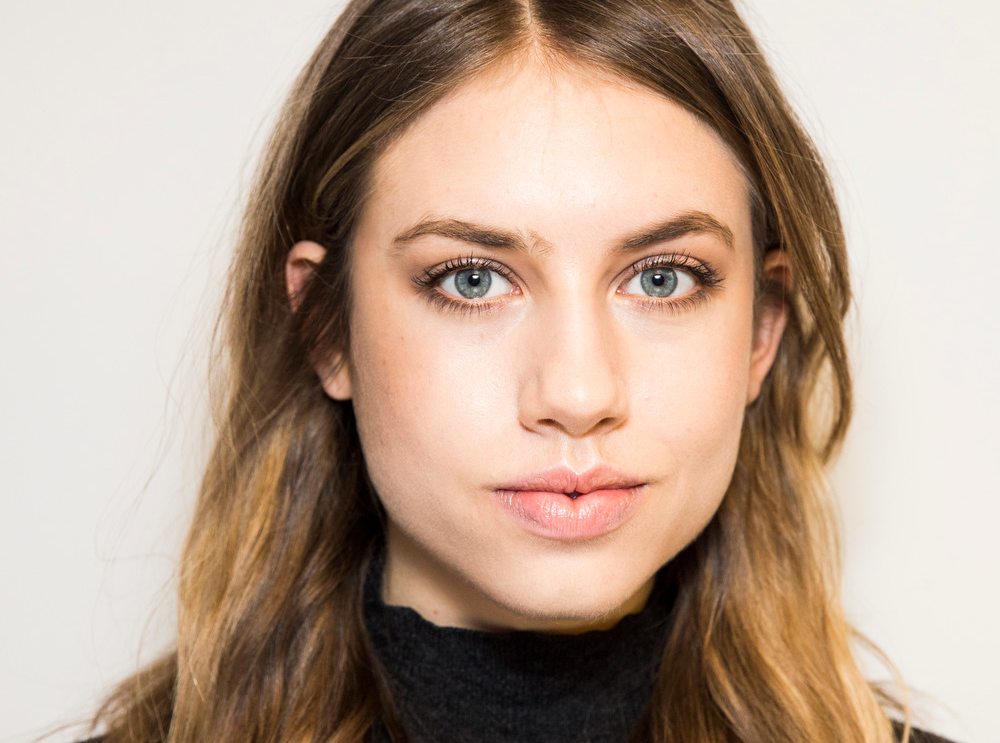
#> input picture images/face2.png, 1000 x 743 px, given in place of ragaa.jpeg, which was not available
$ python FrameOnImage.py
#> lines starting #> are read from the running program, lines starting #| are printed output that depends on the picture; after the words box and inside, x2 and y2 are one past the last pixel; in counts of white or black regions, pixels touching at a corner belong together; pictures that were not available may be replaced by others from this repository, and a replacement may not be noted
# -*- coding: utf-8 -*-
"""
Created on Mon Jun  7 02:16:59 2021

@author: Ragaa
"""
import cv2
import numpy as np

face_cascade = cv2.CascadeClassifier('haarcascade_frontalface_default.xml')
eye_cascade = cv2.CascadeClassifier('haarcascade_eye.xml')

image = cv2.imread("ragaa.jpeg")
#> image is the input picture: shape (743, 1000, 3); mean B, G, R 146.7, 163.4, 185.6
glass_img = cv2.imread('glasses.png')
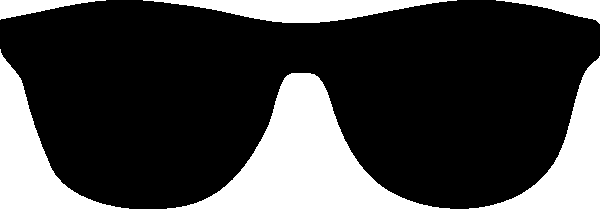
#> input picture glasses.png, 600 x 209 px
#> glass_img is the input picture: shape (209, 600, 3); 25.8% white; 6 white regions, box (x1, y1, x2, y2) and area: (167, 73, 450, 209) 13786, (0, 49, 129, 209) 6510, (469, 56, 600, 209) 6171, (143, 0, 457, 23) 3927, (496, 0, 600, 24) 1010, (0, 0, 106, 20) 977
#cap = cv2.VideoCapture(0)
gray = cv2.cvtColor(image, cv2.COLOR_BGR2GRAY)
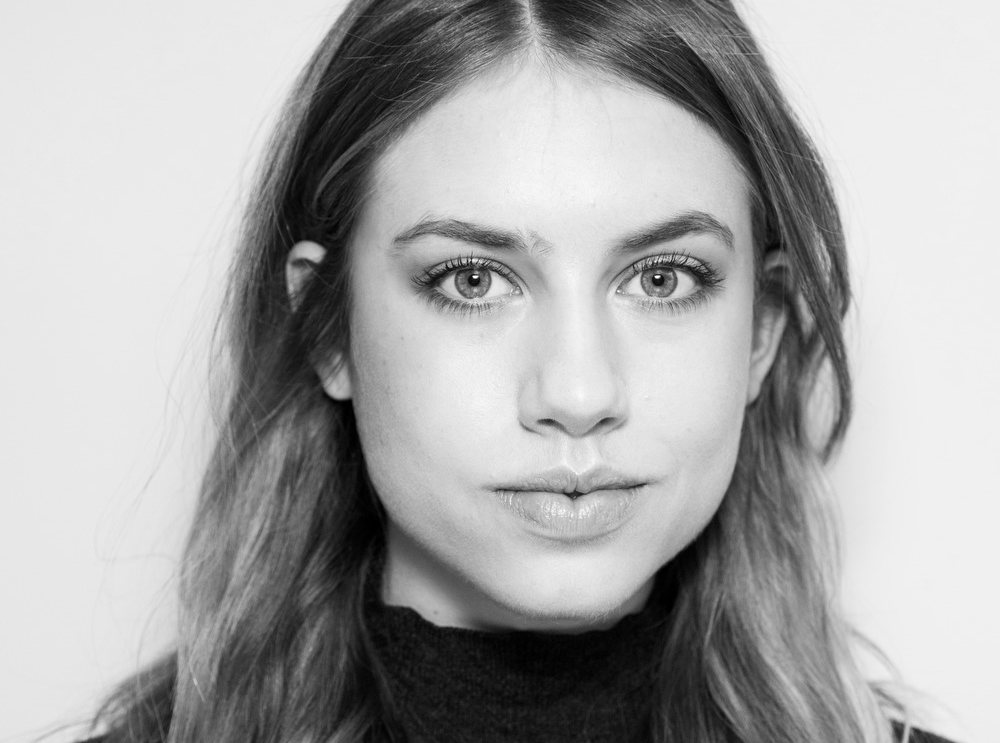
#> gray: shape (743, 1000); min 0, max 255, mean 168.1

centers = []
faces = face_cascade.detectMultiScale(gray, 1.3, 5)
#> faces = [[322, 91, 503, 503]]

# iterating over the face detected
for (x, y, w, h) in faces:

    # create two Regions of Interest.
    roi_gray = gray[y:y + h, x:x + w]
    roi_color = image[y:y + h, x:x + w]
    eyes = eye_cascade.detectMultiScale(roi_gray)

    # Store the coordinates of eyes in the image to the 'center' array
    for (ex, ey, ew, eh) in eyes:
        centers.append((x + int(ex + 0.5 * ew), y + int(ey + 0.5 * eh)))
#> this loop made 1 pass
#> pass 1, `roi_gray = gray[y:y + h, x:x + w]`:
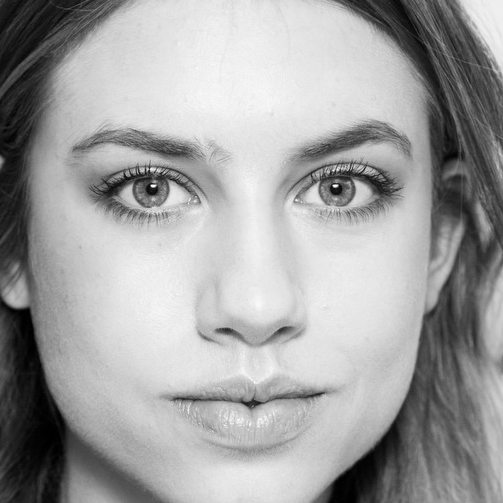
#> roi_gray: shape (503, 503); min 0, max 255, mean 161.5
#> pass 1, `roi_color = image[y:y + h, x:x + w]`:
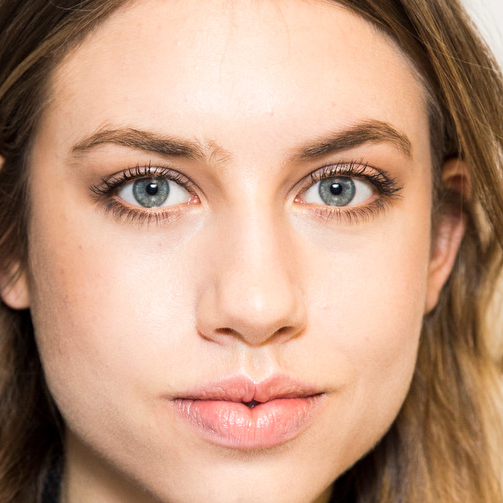
#> roi_color: shape (503, 503, 3); mean B, G, R 128.8, 152.6, 191.4
#> after the loop, centers = [(607, 424), (661, 278), (462, 279)]

if len(centers) > 0:
    # change the given value of 2.15 according to the size of the detected face
    glasses_width = 2.16 * abs(centers[1][0] - centers[0][0])
#> glasses_width = 116.6
    overlay_img = np.ones(image.shape, np.uint8) * 255
    h, w = glass_img.shape[:2]
#> h = 209; w = 600
    scaling_factor = glasses_width / w
#> scaling_factor = 0.194

    overlay_glasses = cv2.resize(glass_img, None, fx=scaling_factor, fy=scaling_factor, interpolation=cv2.INTER_AREA)
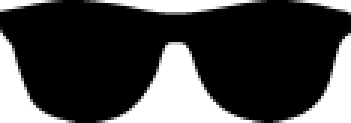
#> overlay_glasses: shape (41, 117, 3) (shown 3 times larger); min 0, max 255, mean 67.6

    x = centers[0][0] if centers[0][0] < centers[1][0] else centers[1][0]
#> x = 607

    # The x and y variables below depend upon the size of the detected face.
    x -= 0.26 * overlay_glasses.shape[1]
#> x = 576.6
    y += 0.85 * overlay_glasses.shape[0]
#> y = 125.8

    # Slice the height, width of the overlay image.
    h, w = overlay_glasses.shape[:2]
#> h = 41; w = 117
    overlay_img[int(y):int(y + h), int(x):int(x + w)] = overlay_glasses
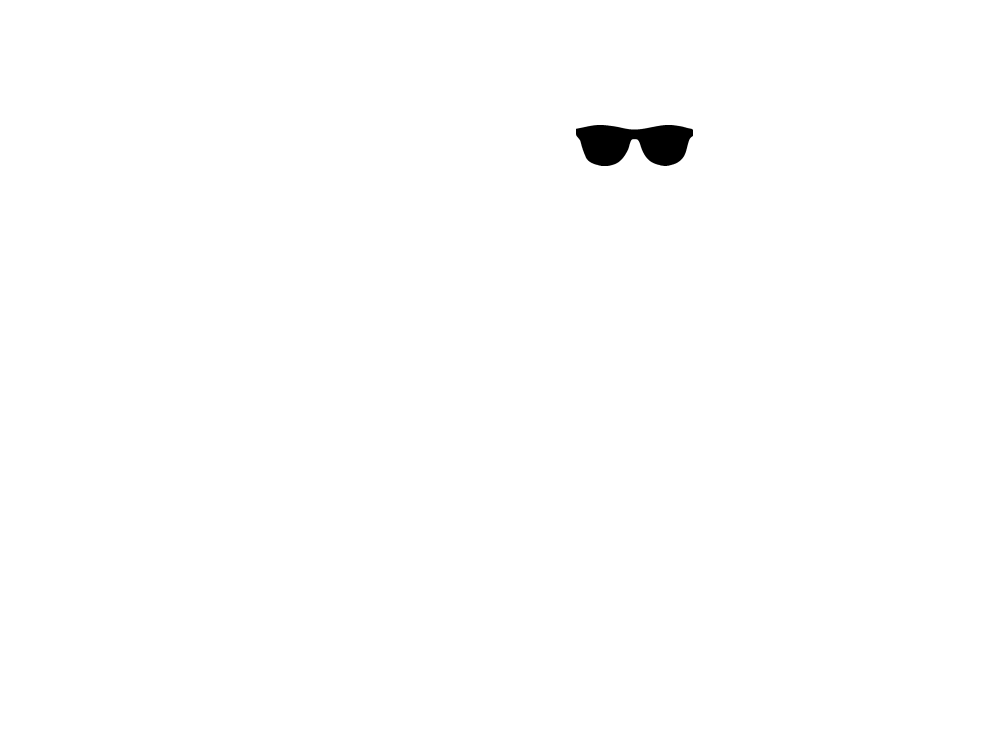
#> overlay_img: shape (743, 1000, 3); min 0, max 255, mean 253.8

    # Create a mask and generate it's inverse.
    gray_glasses = cv2.cvtColor(overlay_img, cv2.COLOR_BGR2GRAY)
    ret, mask = cv2.threshold(gray_glasses, 110, 255, cv2.THRESH_BINARY)
#> mask: shape (743, 1000); 99.5% white; 1 black region, box (x1, y1, x2, y2) and area: (576, 125, 693, 166) 3505
    mask_inv = cv2.bitwise_not(mask)
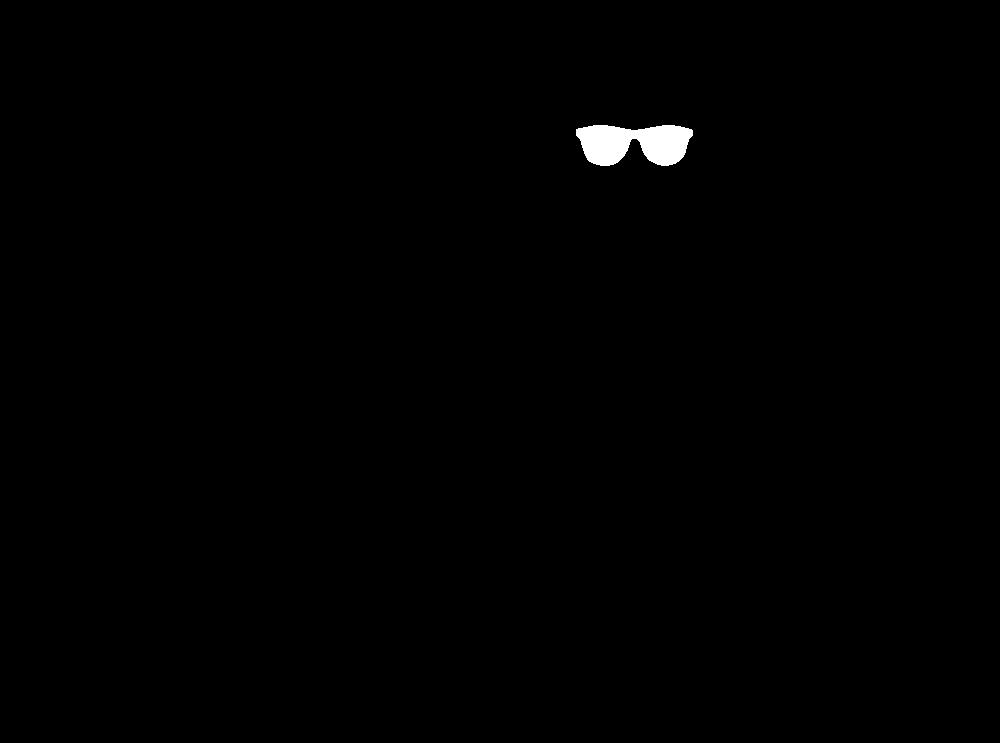
#> mask_inv: shape (743, 1000); 0.47% white; 1 white region, box (x1, y1, x2, y2) and area: (576, 125, 693, 166) 3505
    temp = cv2.bitwise_and(image, image, mask=mask)

    temp2 = cv2.bitwise_and(overlay_img, overlay_img, mask=mask_inv)
    final_img = cv2.add(temp, temp2)

    # imS = cv2.resize(final_img, (1366, 768))
    cv2.imshow('Virtual Try On', final_img)
    cv2.waitKey()
    cv2.destroyAllWindows()
